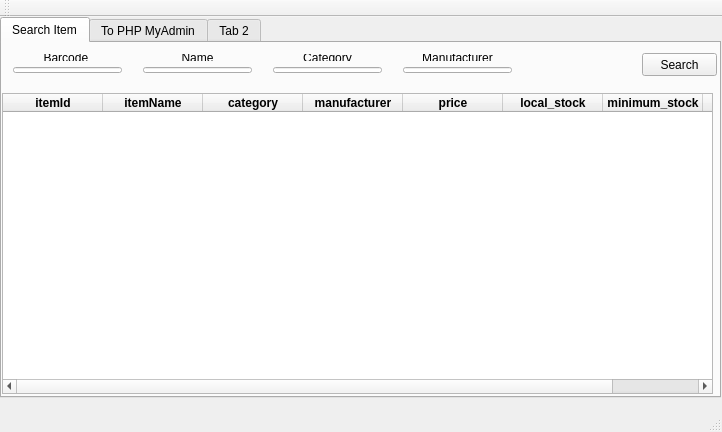
<?xml version="1.0" encoding="UTF-8"?>
<ui version="4.0">
 <class>qt_testClass</class>
 <widget class="QMainWindow" name="qt_testClass">
  <property name="geometry">
   <rect>
    <x>0</x>
    <y>0</y>
    <width>722</width>
    <height>432</height>
   </rect>
  </property>
  <property name="windowTitle">
   <string>qt_test</string>
  </property>
  <widget class="QWidget" name="centralWidget">
   <widget class="QTabWidget" name="tabWidget">
    <property name="geometry">
     <rect>
      <x>0</x>
      <y>0</y>
      <width>721</width>
      <height>381</height>
     </rect>
    </property>
    <property name="autoFillBackground">
     <bool>false</bool>
    </property>
    <property name="currentIndex">
     <number>0</number>
    </property>
    <widget class="QWidget" name="tab_3">
     <attribute name="title">
      <string>Search Item</string>
     </attribute>
     <widget class="QPushButton" name="SearchButton">
      <property name="geometry">
       <rect>
        <x>640</x>
        <y>10</y>
        <width>75</width>
        <height>23</height>
       </rect>
      </property>
      <property name="text">
       <string>Search</string>
      </property>
     </widget>
     <widget class="QTableWidget" name="item_table">
      <property name="geometry">
       <rect>
        <x>0</x>
        <y>50</y>
        <width>711</width>
        <height>301</height>
       </rect>
      </property>
      <property name="font">
       <font>
        <weight>50</weight>
        <bold>false</bold>
       </font>
      </property>
      <property name="layoutDirection">
       <enum>Qt::LeftToRight</enum>
      </property>
      <column>
       <property name="text">
        <string>itemId</string>
       </property>
       <property name="font">
        <font>
         <weight>75</weight>
         <bold>true</bold>
        </font>
       </property>
      </column>
      <column>
       <property name="text">
        <string>itemName</string>
       </property>
       <property name="font">
        <font>
         <weight>75</weight>
         <bold>true</bold>
        </font>
       </property>
      </column>
      <column>
       <property name="text">
        <string>category</string>
       </property>
       <property name="font">
        <font>
         <weight>75</weight>
         <bold>true</bold>
        </font>
       </property>
      </column>
      <column>
       <property name="text">
        <string>manufacturer</string>
       </property>
       <property name="font">
        <font>
         <weight>75</weight>
         <bold>true</bold>
        </font>
       </property>
      </column>
      <column>
       <property name="text">
        <string>price</string>
       </property>
       <property name="font">
        <font>
         <weight>75</weight>
         <bold>true</bold>
        </font>
       </property>
      </column>
      <column>
       <property name="text">
        <string>local_stock</string>
       </property>
       <property name="font">
        <font>
         <weight>75</weight>
         <bold>true</bold>
        </font>
       </property>
      </column>
      <column>
       <property name="text">
        <string>minimum_stock</string>
       </property>
       <property name="font">
        <font>
         <weight>75</weight>
         <bold>true</bold>
        </font>
       </property>
      </column>
      <column>
       <property name="text">
        <string>bundle_unit</string>
       </property>
       <property name="font">
        <font>
         <weight>75</weight>
         <bold>true</bold>
        </font>
       </property>
      </column>
     </widget>
     <widget class="QWidget" name="layoutWidget">
      <property name="geometry">
       <rect>
        <x>0</x>
        <y>0</y>
        <width>131</width>
        <height>41</height>
       </rect>
      </property>
      <layout class="QVBoxLayout" name="verticalLayout">
       <item>
        <widget class="QLabel" name="label">
         <property name="text">
          <string>Barcode </string>
         </property>
         <property name="alignment">
          <set>Qt::AlignCenter</set>
         </property>
        </widget>
       </item>
       <item>
        <widget class="QLineEdit" name="barcode_line">
         <property name="text">
          <string> </string>
         </property>
        </widget>
       </item>
      </layout>
     </widget>
     <widget class="QWidget" name="layoutWidget_2">
      <property name="geometry">
       <rect>
        <x>130</x>
        <y>0</y>
        <width>131</width>
        <height>41</height>
       </rect>
      </property>
      <layout class="QVBoxLayout" name="verticalLayout_2">
       <item>
        <widget class="QLabel" name="label_2">
         <property name="text">
          <string>Name</string>
         </property>
         <property name="alignment">
          <set>Qt::AlignCenter</set>
         </property>
        </widget>
       </item>
       <item>
        <widget class="QLineEdit" name="name_line">
         <property name="text">
          <string> </string>
         </property>
        </widget>
       </item>
      </layout>
     </widget>
     <widget class="QWidget" name="layoutWidget_3">
      <property name="geometry">
       <rect>
        <x>260</x>
        <y>0</y>
        <width>131</width>
        <height>41</height>
       </rect>
      </property>
      <layout class="QVBoxLayout" name="verticalLayout_3">
       <item>
        <widget class="QLabel" name="label_3">
         <property name="text">
          <string>Category</string>
         </property>
         <property name="alignment">
          <set>Qt::AlignCenter</set>
         </property>
        </widget>
       </item>
       <item>
        <widget class="QLineEdit" name="cate_line">
         <property name="text">
          <string> </string>
         </property>
        </widget>
       </item>
      </layout>
     </widget>
     <widget class="QWidget" name="layoutWidget_4">
      <property name="geometry">
       <rect>
        <x>390</x>
        <y>0</y>
        <width>131</width>
        <height>41</height>
       </rect>
      </property>
      <layout class="QVBoxLayout" name="verticalLayout_4">
       <item>
        <widget class="QLabel" name="label_4">
         <property name="text">
          <string>Manufacturer</string>
         </property>
         <property name="alignment">
          <set>Qt::AlignCenter</set>
         </property>
        </widget>
       </item>
       <item>
        <widget class="QLineEdit" name="manu_line">
         <property name="text">
          <string> </string>
         </property>
        </widget>
       </item>
      </layout>
     </widget>
     <widget class="QLabel" name="result_label">
      <property name="geometry">
       <rect>
        <x>530</x>
        <y>10</y>
        <width>111</width>
        <height>21</height>
       </rect>
      </property>
      <property name="text">
       <string/>
      </property>
     </widget>
    </widget>
    <widget class="QWidget" name="tab">
     <attribute name="title">
      <string>To PHP MyAdmin</string>
     </attribute>
     <widget class="QWidget" name="layoutWidget">
      <property name="geometry">
       <rect>
        <x>0</x>
        <y>0</y>
        <width>339</width>
        <height>73</height>
       </rect>
      </property>
      <layout class="QHBoxLayout" name="horizontalLayout">
       <item>
        <widget class="QPushButton" name="pushButton">
         <property name="text">
          <string>PushButton</string>
         </property>
        </widget>
       </item>
       <item>
        <widget class="QTextEdit" name="textEdit"/>
       </item>
      </layout>
     </widget>
    </widget>
    <widget class="QWidget" name="tab_2">
     <attribute name="title">
      <string>Tab 2</string>
     </attribute>
     <widget class="QDateEdit" name="dateEdit">
      <property name="geometry">
       <rect>
        <x>460</x>
        <y>0</y>
        <width>110</width>
        <height>22</height>
       </rect>
      </property>
     </widget>
     <widget class="QTextEdit" name="textEdit_2">
      <property name="geometry">
       <rect>
        <x>460</x>
        <y>40</y>
        <width>104</width>
        <height>71</height>
       </rect>
      </property>
     </widget>
     <widget class="QTableWidget" name="tableWidget">
      <property name="geometry">
       <rect>
        <x>160</x>
        <y>80</y>
        <width>256</width>
        <height>192</height>
       </rect>
      </property>
      <column>
       <property name="text">
        <string>Abc</string>
       </property>
      </column>
      <column>
       <property name="text">
        <string>BCd</string>
       </property>
      </column>
     </widget>
    </widget>
   </widget>
  </widget>
  <widget class="QMenuBar" name="menuBar">
   <property name="geometry">
    <rect>
     <x>0</x>
     <y>0</y>
     <width>722</width>
     <height>21</height>
    </rect>
   </property>
  </widget>
  <widget class="QToolBar" name="mainToolBar">
   <attribute name="toolBarArea">
    <enum>TopToolBarArea</enum>
   </attribute>
   <attribute name="toolBarBreak">
    <bool>false</bool>
   </attribute>
  </widget>
  <widget class="QStatusBar" name="statusBar"/>
 </widget>
 <layoutdefault spacing="6" margin="11"/>
 <resources>
  <include location="qt_test.qrc"/>
 </resources>
 <connections/>
</ui>
